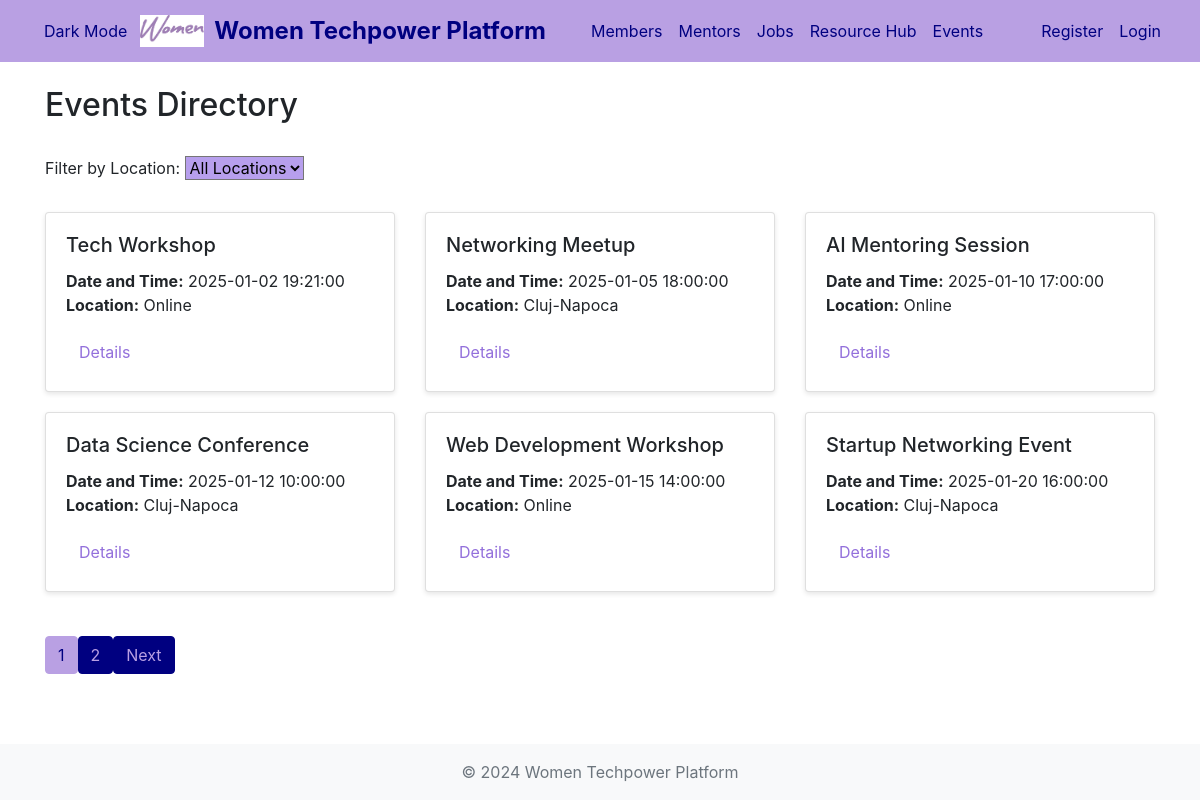
Screenshot of /events.php with the database file from the repository.
### tables this page shows
CREATE TABLE `events` (
  `id` int(11) NOT NULL,
  `title` varchar(255) NOT NULL,
  `description` text DEFAULT NULL,
  `event_date` datetime NOT NULL,
  `location` varchar(255) DEFAULT NULL,
  `event_type` enum('workshop','mentoring','networking','conference') DEFAULT NULL,
  `max_participants` int(11) DEFAULT NULL,
  `created_by` int(11) DEFAULT NULL,
  `created_at` timestamp NOT NULL DEFAULT current_timestamp()
);

### events.php (the view, shortened to what this page needs)
<?php
include_once "includes/header.php";
$events_per_page = 6;
$page = isset($_GET['page']) ? (int)$_GET['page'] : 1;
$offset = ($page - 1) * $events_per_page;
$database = new Database();
$db = $database->getConnection();
$order_by = "event_date ASC";
$locationFilter = isset($_GET['location']) ? strtolower(trim($_GET['location'])) : '';
$query = "SELECT * FROM events";
$query .= " ORDER BY $order_by LIMIT :offset, :events_per_page";
$stmt = $db->prepare($query);
$stmt->bindValue(":offset", $offset, PDO::PARAM_INT);
$stmt->bindValue(":events_per_page", $events_per_page, PDO::PARAM_INT);
$stmt->execute();
$countQuery = "SELECT COUNT(*) as total_events FROM events";
$countStmt = $db->prepare($countQuery);
$countStmt->execute();
$total_events = $countStmt->fetch(PDO::FETCH_ASSOC)['total_events'];
$total_pages = ceil($total_events / $events_per_page);
?>
<h2>Events Directory</h2>
<br/>
<div class="filter-options">
    <form method="GET">
        <label for="location">Filter by Location:</label>
        <select name="location" id="location" class="custom-dropdown" onchange="this.form.submit()">
            <option value="" <?php echo $locationFilter === '' ? 'selected' : ''; ?>>All Locations</option>
        </select>
    </form>
</div>
<br/>
<div class="row">
    <?php while ($row = $stmt->fetch(PDO::FETCH_ASSOC)): ?>
        <div class="col-md-4">
            <div class="card member-card">
                <div class="card-body">
                    <h5 class="card-title"><?php echo htmlspecialchars($row['title']); ?></h5>
                    <p class="card-text">
                        <strong>Date and Time:</strong> <?php echo htmlspecialchars($row['event_date']); ?><br>
                        <strong>Location:</strong> <?php echo htmlspecialchars($row['location']); ?>
                    </p>
                    <a href="details_event.php?id=<?php echo $row['id']; ?>" class="btn btnprimary">Details</a>
                </div>
            </div>
        </div>
    <?php endwhile; ?>
</div>
<br/>
<div class="pagination">
    <?php for ($i = 1; $i <= $total_pages; $i++): ?>
        <a href="?location=<?php echo htmlspecialchars($locationFilter); ?>&page=<?php echo $i; ?>" class="btn btn-<?php echo $i == $page ? 'primary' : 'secondary'; ?>">
            <?php echo $i; ?>
        </a>
    <?php endfor; ?>
    <?php if ($page < $total_pages): ?>
        <a href="?location=<?php echo htmlspecialchars($locationFilter); ?>&page=<?php echo $page + 1; ?>" class="btn btn-secondary">Next</a>
    <?php endif; ?>
</div>
<?php include_once "includes/footer.php"; ?>

### includes/header.php (shortened to what this page needs)
<!DOCTYPE html>
<html lang="en">
<head>
    <link rel="stylesheet" href="https://stackpath.bootstrapcdn.com/bootstrap/4.5.2/css/bootstrap.min.css">
    <link rel="stylesheet" href="css/style.css">
</head>
<body>
<nav class="navbar navbar-expand-lg navbar-dark bg-primary">
    <div class="container-fluid">
        <div class="navbar-left d-flex align-items-center">
            <button id="dark-mode-toggler" class="btn btn-darkmode">Dark Mode</button>
            <a class="navbar-brand d-flex align-items-center" href="index.php">
                <img src="attachments/logo.png" alt="Logo" class="navbar-logo">
                Women Techpower Platform
            </a>
        </div>
        <div class="collapse navbar-collapse" id="navbarContent">
            <ul class="navbar-nav mx-auto">
                <li class="nav-item"><a class="nav-link" href="members.php">Members</a></li>
                <li class="nav-item"><a class="nav-link" href="mentors.php">Mentors</a></li>
                <li class="nav-item"><a class="nav-link" href="jobs.php">Jobs</a></li>
                <li class="nav-item"><a class="nav-link" href="resource_hub.php">Resource Hub</a></li>
                <li class="nav-item"><a class="nav-link" href="events.php">Events</a></li>
            </ul>
            <ul class="navbar-nav ml-auto">
                <?php if (!isset($_SESSION['user_id'])): ?>
                    <li class="nav-item"><a class="nav-link" href="add_member.php">Register</a></li>
                <?php endif; ?>
                <?php if (isset($_SESSION['user_id'])): ?>
                    <li class="nav-item"><a class="nav-link" href="logout.php">Logout</a></li>
                    <span class="navbar-text text-light ml-3">
                        Welcome, <?= htmlspecialchars($_SESSION['user_name']); ?>!
                    </span>
                <?php else: ?>
                    <li class="nav-item"><a class="nav-link" href="login.php">Login</a></li>
                <?php endif; ?>
            </ul>
        </div>
    </div>
</nav>
<div class="container mt-4">

### includes/footer.php (shortened to what this page needs)
</div>
<footer class="footer mt-auto py-3 bg-light">
    <div class="container text-center">
        <span class="text-muted">&copy 2024 Women Techpower Platform</span>
    </div>
</footer>
</body>
</html>

### css/style.css (style rules this page uses)
body { min-height: 100vh; display: flex; flex-direction: column; }
.container { flex: 1; }
.footer { margin-top: auto; }
.member-card { margin-bottom: 20px; box-shadow: 0 2px 5px rgba(0, 0, 0, 0.1); }
.navbar { background-color: #b9a0e3 !important; }
.navbar a.nav-link { color: #000080 !important; }
.navbar-brand { color: #000080 !important; font-size: 1.5em; font-weight: bold; }
.navbar-logo { width: 8vh; height: auto; vertical-align: middle; margin-right: 10px; }
.btn-primary { background-color: #b9a0e3 !important; color: #000080 !important; border-color: #b9a0e3 !important; }
.btn-secondary { background-color: #000080 !important; color: #b9a0e3 !important; border-color: #000080 !important; }
.btnprimary { color: mediumpurple; }
.btn-darkmode { color: #000080 !important; }
.custom-dropdown { background-color: #b79fed; }

### rows the page displays
events: title "Tech Workshop", event_date "2025-01-02 19:21:00", location "Online"
events: title "Networking Meetup", event_date "2025-01-05 18:00:00", location "Cluj-Napoca"
events: title "AI Mentoring Session", event_date "2025-01-10 17:00:00", location "Online"
events: title "Data Science Conference", event_date "2025-01-12 10:00:00", location "Cluj-Napoca"
events: title "Web Development Workshop", event_date "2025-01-15 14:00:00", location "Online"
events: title "Startup Networking Event", event_date "2025-01-20 16:00:00", location "Cluj-Napoca"
